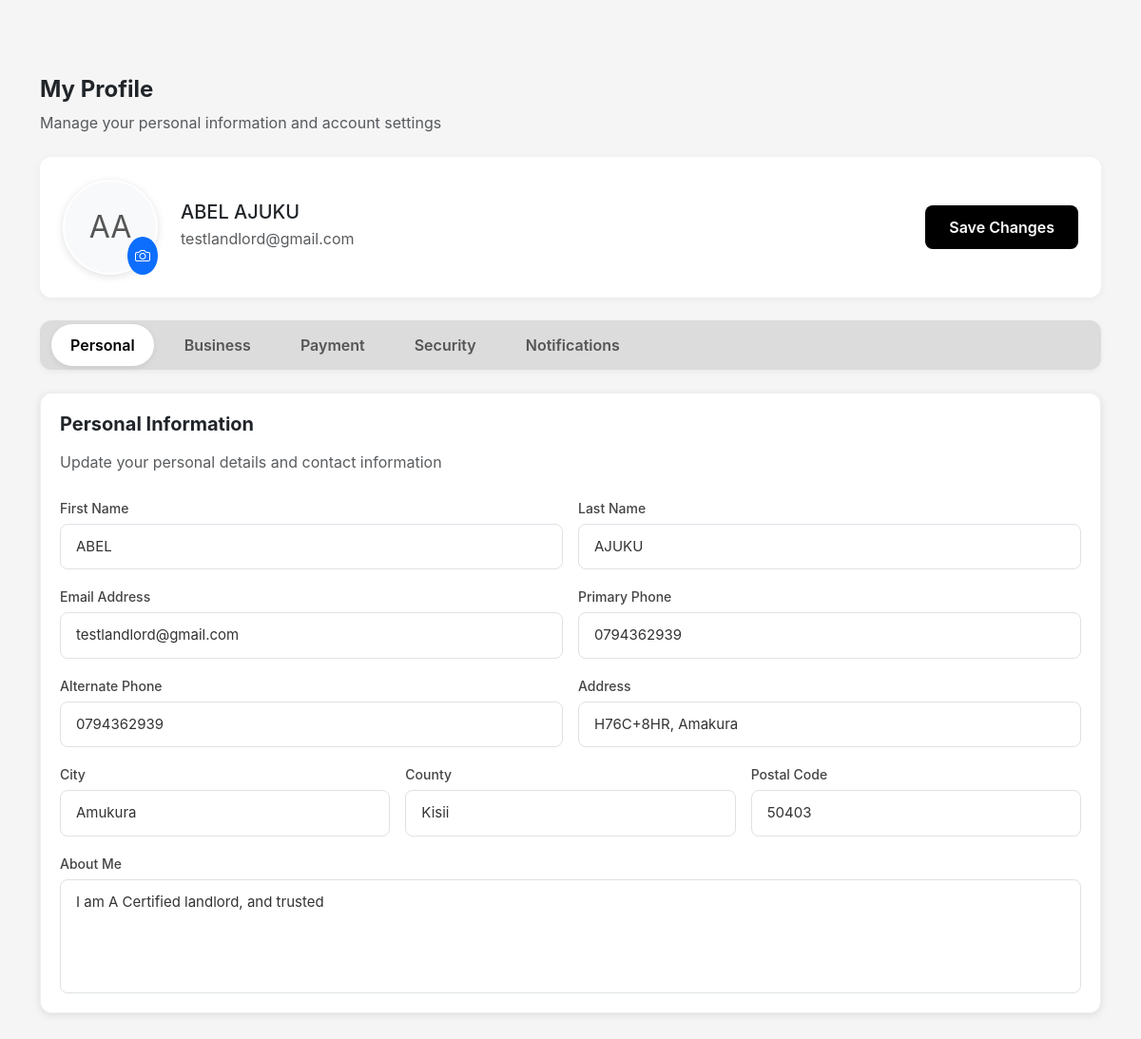
/dashboards/sections/landlord_profile.php (signed in), run on the app's committed database.
### tables this page shows
CREATE TABLE `landlords` (
  `id` int(11) NOT NULL AUTO_INCREMENT,
  `user_id` int(11) NOT NULL,
  `first_name` varchar(100) DEFAULT NULL,
  `last_name` varchar(100) DEFAULT NULL,
  `email` varchar(150) DEFAULT NULL,
  `phone` varchar(50) DEFAULT NULL,
  `alt_phone` varchar(50) DEFAULT NULL,
  `address` varchar(255) DEFAULT NULL,
  `city` varchar(100) DEFAULT NULL,
  `county` varchar(100) DEFAULT NULL,
  `postal_code` varchar(20) DEFAULT NULL,
  `about_me` text DEFAULT NULL,
  `profile_picture` varchar(255) DEFAULT NULL,
  `business_name` varchar(150) DEFAULT NULL,
  `tax_id` varchar(100) DEFAULT NULL,
  `registration_number` varchar(100) DEFAULT NULL,
  `created_at` timestamp NOT NULL DEFAULT current_timestamp(),
  PRIMARY KEY (`id`),
  UNIQUE KEY `unique_user` (`user_id`),
  CONSTRAINT `fk_landlord_user` FOREIGN KEY (`user_id`) REFERENCES `users` (`user_id`) ON DELETE CASCADE ON UPDATE CASCADE
);

### dashboards/sections/landlord_profile.php (the view, shortened to what this page needs)
<?php
include("../../config/db.php");
$user_id = $_SESSION['user_id'] ?? null;
$stmt = $conn->prepare("SELECT * FROM landlords WHERE user_id = ?");
$stmt->bind_param("i", $user_id);
$stmt->execute();
$result = $stmt->get_result();
$landlord = $result->fetch_assoc();
$uStmt = $conn->prepare("SELECT * FROM users WHERE user_id = ?");
if ($uStmt) {
    $uStmt->bind_param("i", $user_id);
    $uStmt->execute();
    $userRow = $uStmt->get_result()->fetch_assoc();
} else {
        $userRow = [];
        error_log("landlord_profile.php: failed to prepare users SELECT: " . $conn->error);
}
$landlord = array_merge((array)$userRow, (array)$landlord);
?>
<!DOCTYPE html>
<html lang="en">
<head>
<link href="https://cdn.jsdelivr.net/npm/bootstrap@5.3.3/dist/css/bootstrap.min.css" rel="stylesheet">
<link href="https://cdn.jsdelivr.net/npm/bootstrap-icons@1.11.3/font/bootstrap-icons.css" rel="stylesheet">
</head>
<body>
<div class="container">
    <div class="profile-wrapper mt-4">
        <h4 class="fw-bold mb-2">My Profile</h4>
        <p class="text-muted mb-4">Manage your personal information and account settings</p>
    </div>
    <form id="profileForm" method="POST" action="/e_rentalHub/dashboards/save_profile.php" enctype="multipart/form-data" class="profile-form">
        <div class="profile-card">
            <div class="d-flex align-items-center">
                <div class="position-relative">
                    <div class="profile-avatar">
                        <?php
                        if (!empty($landlord['profile_picture']) && file_exists("../../uploads/" . $landlord['profile_picture'])) {
                            echo "<img src='../../uploads/" . htmlspecialchars($landlord['profile_picture']) . "' alt='profile'>";
                        } else {
                            $firstName = $landlord['first_name'] ?? '';
                            $lastName = $landlord['last_name'] ?? '';
                            $initials = strtoupper(substr($firstName, 0, 1) . substr($lastName, 0, 1));
                            echo $initials ?: 'LN';
                        }
                        ?>
                    </div>
                    <label class="position-absolute bottom-0 end-0 bg-primary rounded-circle p-2 camera-btn cursor-pointer" onclick="document.getElementById('profile_picture_input').click()">
                        <i class="bi bi-camera text-white"></i>
                    </label>
                </div>
                <div class="ms-4">
                    <h5 class="mb-1"><?= htmlspecialchars($landlord['first_name'] ?? 'Landlord') ?> <?= htmlspecialchars($landlord['last_name'] ?? 'Name') ?></h5>
                    <p class="text-muted mb-1"><?= htmlspecialchars($landlord['email'] ?? 'email@example.com') ?></p>
                </div>
                <div class="ms-auto">
                    <button type="button" class="btn btn-save" onclick="submitProfileForm()">Save Changes</button>
                </div>
            </div>
        </div>
        <ul class="nav nav-tabs border-0 mb-4" id="profileTabs" role="tablist">
            <li class="nav-item" role="presentation">
                <button class="nav-link active fw-semibold" id="personal-tab" data-bs-toggle="tab" data-bs-target="#personal" type="button" role="tab">Personal</button>
            </li>
            <li class="nav-item" role="presentation">
                <button class="nav-link fw-semibold" id="business-tab" data-bs-toggle="tab" data-bs-target="#business" type="button" role="tab">Business</button>
            </li>
            <li class="nav-item" role="presentation">
                <button class="nav-link fw-semibold" id="payment-tab" data-bs-toggle="tab" data-bs-target="#payment" type="button" role="tab">Payment</button>
            </li>
            <li class="nav-item" role="presentation">
                <button class="nav-link fw-semibold" id="security-tab" data-bs-toggle="tab" data-bs-target="#security" type="button" role="tab">Security</button>
            </li>
            <li class="nav-item" role="presentation">
                <button class="nav-link fw-semibold" id="notifications-tab" data-bs-toggle="tab" data-bs-target="#notifications" type="button" role="tab">Notifications</button>
            </li>
        </ul>
        <div class="tab-content mb-5">
            <div class="tab-pane fade show active" id="personal">
                <h5 class="fw-bold mb-3">Personal Information</h5>
                <p class="text-muted mb-4">Update your personal details and contact information</p>
                <div class="row g-3">
                    <div class="col-md-6">
                        <label class="form-label">First Name</label>
                        <input type="text" class="form-control" name="first_name" value="<?= htmlspecialchars($landlord['first_name'] ?? '') ?>">
                    </div>
                    <div class="col-md-6">
                        <label class="form-label">Last Name</label>
                        <input type="text" class="form-control" name="last_name" value="<?= htmlspecialchars($landlord['last_name'] ?? '') ?>">
                    </div>
                    <div class="col-md-6">
                        <label class="form-label">Email Address</label>
                        <input type="email" class="form-control" name="email" value="<?= htmlspecialchars($landlord['email'] ?? '') ?>">
                    </div>
                    <div class="col-md-6">
                        <label class="form-label">Primary Phone</label>
                        <input type="text" class="form-control" name="phone" value="<?= htmlspecialchars($landlord['phone'] ?? '') ?>">
                    </div>
                    <div class="col-md-6">
                        <label class="form-label">Alternate Phone</label>
                        <input type="text" class="form-control" name="alt_phone" value="<?= htmlspecialchars($landlord['alt_phone'] ?? '') ?>">
                    </div>
                    <div class="col-md-6">
                        <label class="form-label">Address</label>
                        <input type="text" class="form-control" name="address" value="<?= htmlspecialchars($landlord['address'] ?? '') ?>">
                    </div>
                    <div class="col-4">
                        <label class="form-label">City</label>
                        <input type="text" class="form-control" name="city" value="<?= htmlspecialchars($landlord['city'] ?? '') ?>">
                    </div>
                    <div class="col-4">
                        <label class="form-label">County</label>
                        <input type="text" class="form-control" name="county" value="<?= htmlspecialchars($landlord['county'] ?? '') ?>">
                    </div>
                    <div class="col-4">
                        <label class="form-label">Postal Code</label>
                        <input type="text" class="form-control" name="postal_code" value="<?= htmlspecialchars($landlord['postal_code'] ?? '') ?>">
                    </div>
                    <div class="col-12">
                        <label class="form-label">About Me</label>
                        <textarea class="form-control" name="about_me" rows="3"><?= htmlspecialchars($landlord['about_me'] ?? '') ?></textarea>
                    </div>
                </div>
            </div>
                    </form>
                </div>
</body>
</html>

### dashboards/sections/landlord_profile.php (style rules this page uses)
body { min-height: 100vh; display: flex; flex-direction: column; background-color:#f5f5f5; padding-top:56px; font-family: 'Inter', 'Segoe UI', sans-serif; }
.profile-card { background:#fff;border-radius:12px;padding:24px;margin-bottom:24px;box-shadow:0 2px 8px rgba(0,0,0,0.05); }
.profile-avatar { width:100px;height:100px;background:#f8f9fa;border-radius:50%;display:flex;align-items:center;justify-content:center;font-size:32px;color:#555;border:2px solid #fff;box-shadow:0 2px 8px rgba(0,0,0,0.12);position:relative;overflow:hidden; }
.tab-content { background:#fff;padding:20px;border-radius:12px;box-shadow:0 2px 8px rgba(0,0,0,0.1);border:1px solid #eee; }
.nav-tabs { background:rgba(0,0,0,0.1);border:none!important;border-radius:12px;padding:4px 8px;margin-bottom:24px;display:flex;gap:4px;box-shadow:0 2px 6px rgba(0,0,0,0.05); }
.nav-tabs .nav-link { flex:1;border:none;margin:0 4px;padding:10px 20px;font-weight:600;color:#555;border-radius:50px;text-align:center; }
.nav-tabs .nav-link.active { background:#fff;color:#000;box-shadow:0 2px 6px rgba(0,0,0,0.08); }
.form-control { background-color:#fff!important;border:1px solid #dee2e6;border-radius:8px;padding:12px 16px;font-size:15px;color:#333; }
label.form-label { font-size:14px;font-weight:500;color:#444;margin-bottom:6px; }
.btn-save { background:#000;color:#fff;padding:10px 24px;border-radius:8px;font-weight:600; }
textarea.form-control { resize:none;min-height:120px; }

### data on the page
landlords: first_name+last_name "AA", first_name "ABEL", last_name "AJUKU", email "testlandlord@gmail.com", phone "0794362939", alt_phone "0794362939", address "H76C+8HR, Amakura", city "Amukura", county "Kisii", postal_code "50403", about_me "I am A Certified landlord, and trusted"
